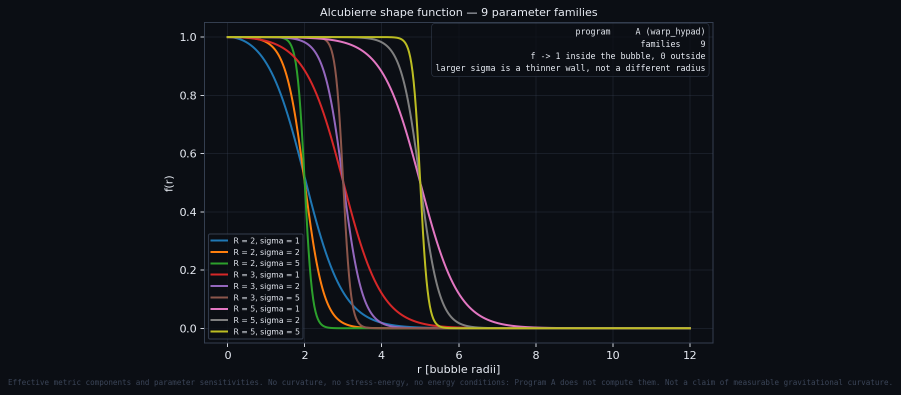
#> input picture visualization/galleries/program_a/alcubierre_shape_function.png, 1802 x 789 px (shown at 1/2 size)
$ python -i render.py   (imports and definitions only)
#> lines starting #> are read from the running program, lines starting #| are printed output that depends on the picture
"""Rendering helpers: deterministic frames, GIF/MP4 encoding, contact sheets.

DETERMINISM IS THE POINT. Animation frames must be reproducible, so:

  * the camera path is a closed-form function of the frame index, never
    incremental state that accumulates rounding;
  * axis limits are computed once from the whole dataset and then frozen, so no
    frame autoscales;
  * exposure is fixed across frames unless exposure adaptation is explicitly the
    subject of the animation;
  * labels sit at positions derived from the data, never at random offsets;
  * star identities are stable because rows are keyed by source_id and drawn in a
    fixed, sorted order.

GIF falls back gracefully when no encoder is available. FRAME GENERATION AND PNG
OUTPUT NEVER DO: those are the deterministic products the gate checks, and a
missing video encoder must not be able to weaken them.
"""

from __future__ import annotations

import hashlib
import json
import os
import shutil
import subprocess
from typing import Any, Dict, List, Optional, Sequence

from . import records


# --- Encoder discovery ------------------------------------------------------

# [45 lines left out: functions find_ffmpeg, save_frames, file_sha256, not called in this run]


# --- Encoding ---------------------------------------------------------------

def write_gif(frames: Sequence[str], out_path: str, fps: int = 20,
              max_frames: int = 48, max_width: int = 480,
              colors: int = 64) -> Optional[str]:
    """A short preview loop, via Pillow. Returns None if it cannot be written.

    A GIF here is a PREVIEW, and the MP4 is the full-quality product. Left at
    full resolution and full frame count a single rotation loop came to 4.3 MB,
    which is not a preview -- it is a large file nobody scrubs, committed forever.
    So: subsampled to max_frames, downscaled to max_width, quantised to a fixed
    palette size.

    Every reduction is deterministic -- a fixed stride, a fixed target width, a
    fixed palette size, no dithering -- so two runs over the same frames produce
    the same bytes.
    """
    try:
        from PIL import Image
    except ImportError:
        return None
    if not frames:
        return None
    stride = max(1, (len(frames) + max_frames - 1) // max_frames)
    picked = frames[::stride]
    try:
        imgs = []
        for p in picked:
            im = Image.open(p).convert("RGB")
            if im.width > max_width:
                h = max(1, round(im.height * max_width / im.width))
                im = im.resize((max_width, h), Image.LANCZOS)
            # Dither.NONE matters for determinism AND for size: error diffusion
            # scatters pixels that would otherwise compress as flat runs.
            imgs.append(im.convert("P", palette=Image.ADAPTIVE, colors=colors,
                                   dither=Image.Dither.NONE))
        imgs[0].save(records.resolve(out_path), save_all=True,
                     append_images=imgs[1:],
                     duration=int(1000 * stride / fps), loop=0, optimize=True)
        return records.resolve(out_path)
    except Exception:                      # noqa: BLE001 -- graceful fallback
        return None


# [167 lines left out: functions write_mp4, contact_sheet, frame_is_blank, animation_entry, write_manifest, stamp and 2 more, not called in this run]

>>> import cv2
>>> picture = cv2.imread('../galleries/program_a/alcubierre_shape_function.png', cv2.IMREAD_GRAYSCALE)
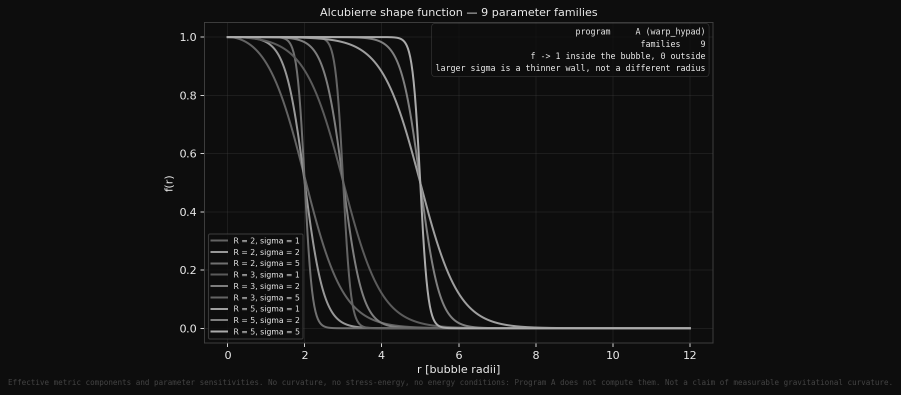
#> picture: shape (789, 1802) (shown at 1/2 size); min 13, max 235, mean 17.9
>>> result = write_gif(picture, 'out.png')
#> (the run stopped early here; a loop or call above may not have finished)

$ run again, on visualization/galleries/program_a/ergosurface.png
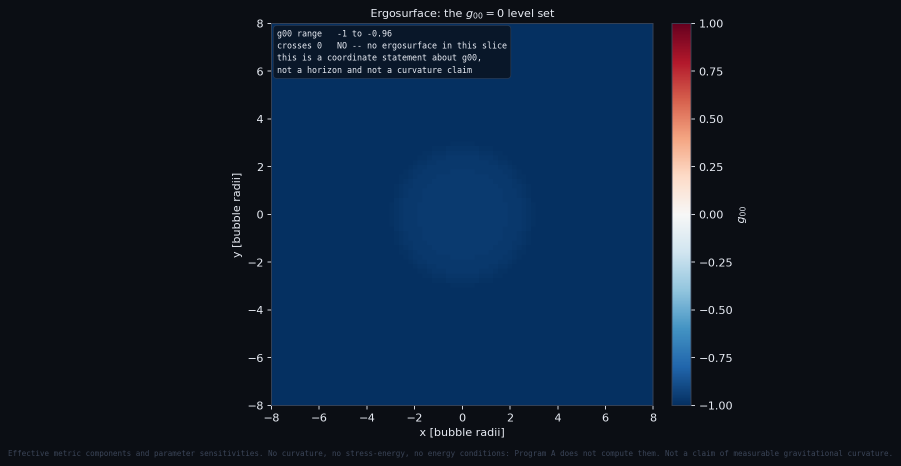
#> input picture visualization/galleries/program_a/ergosurface.png, 1802 x 931 px (shown at 1/2 size)
#> `picture = cv2.imread('../galleries/program_a/alcubierre_shape_function..`:
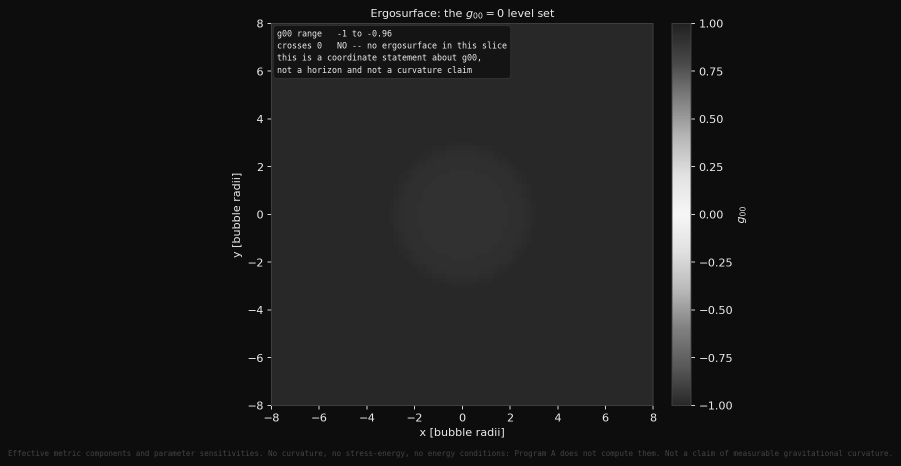
#> picture: shape (931, 1802) (shown at 1/2 size); min 13, max 246, mean 26.2

$ run again, on visualization/galleries/program_a/metric_components_slice.png
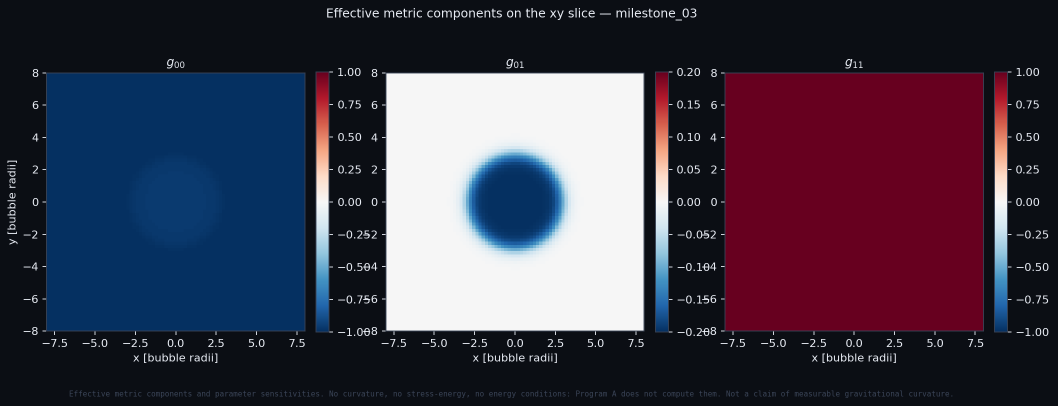
#> input picture visualization/galleries/program_a/metric_components_slice.png, 2115 x 812 px (shown at 1/2 size)
#> `picture = cv2.imread('../galleries/program_a/alcubierre_shape_function..`:
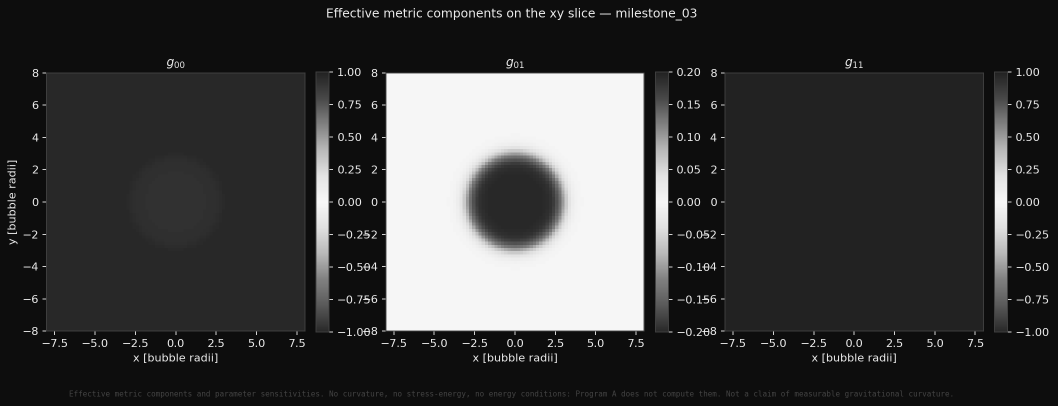
#> picture: shape (812, 2115) (shown at 1/2 size); min 13, max 246, mean 59.3

$ run again, on visualization/galleries/program_a/metric_determinant.png
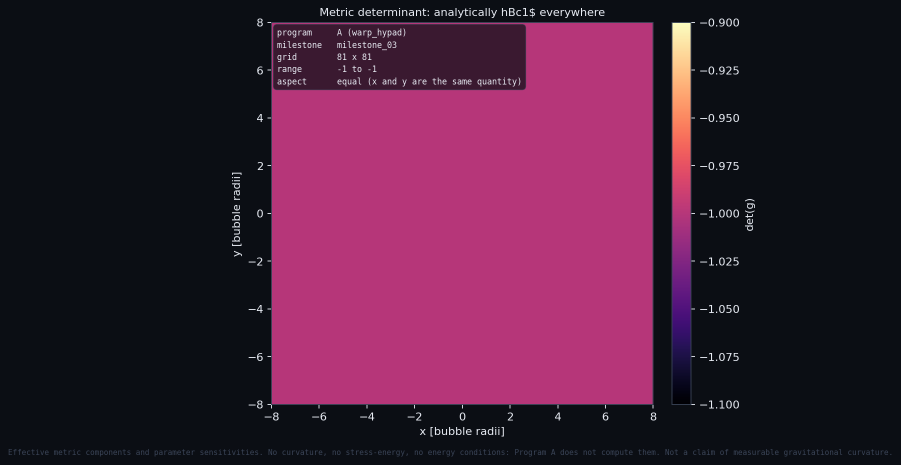
#> input picture visualization/galleries/program_a/metric_determinant.png, 1802 x 929 px (shown at 1/2 size)
#> `picture = cv2.imread('../galleries/program_a/alcubierre_shape_function..`:
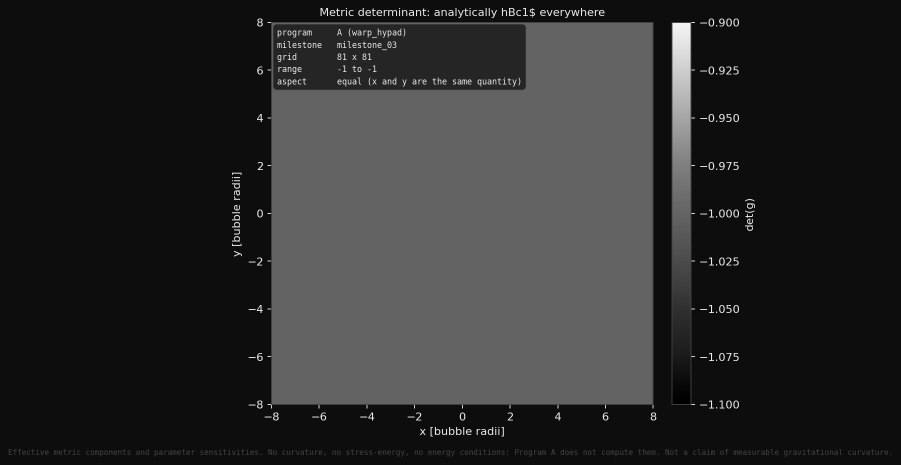
#> picture: shape (929, 1802) (shown at 1/2 size); min 0, max 245, mean 43.9
